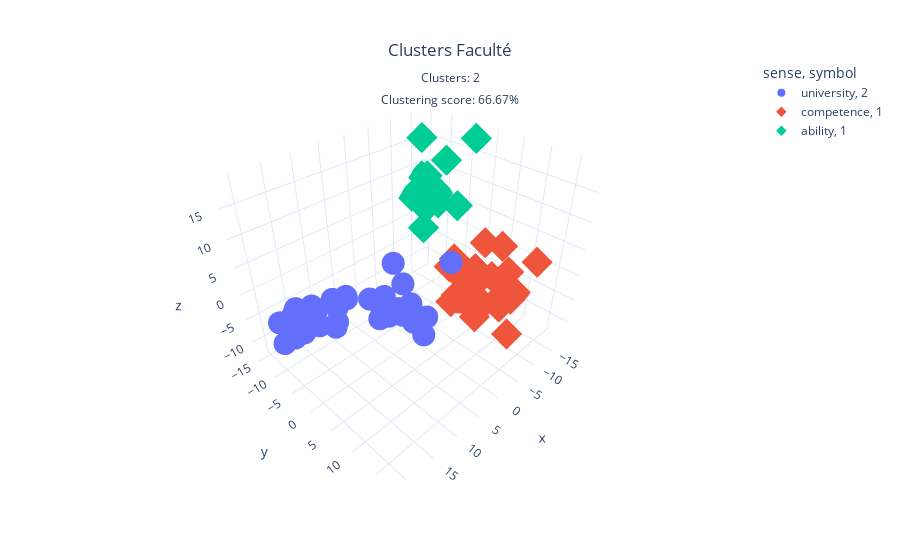

This figure's notebook cell:
### Code cell
fig_3d_cluster = px.scatter_3d(df_pca, x="x", y="y", z="z", color="sense", symbol=clusters,
                 hover_data='match',
                 template="plotly_white")
fig_3d_cluster.update_layout(
    title={
        'text': f"Clusters {Word}<br><sub>Clusters: {len(np.unique(clusters))}{(', Outliers removed' if points_removed else '')}</sub>"
        f"<sub><br>Clustering score: {percentage_weighted:.2f}%</sub>",
        'y':0.9,
        'x':0.5,
        'xanchor': 'center',
        'yanchor': 'top'})
fig_3d_cluster.show()

### Figure 1 — Plotly figure (JSON) as saved in the notebook; plotly's stock layout.template omitted (floating-point values rounded to 4 significant figures)
{"data": [{"customdata": [[" Le développeur d'Oracle Database et d'Application Express (APEX) à l'université avait déjà créé quelques applications spéciales à petite échelle pour la faculté qui avaient plu aux utilisateurs. "], [" Cette faculté met l'accent sur la conception et la technologie afin de résoudre des problèmes dans divers domaines allant du transport au matériel médical. "], [" Comme Pierre, étudiant en quatrième année de pharmacie filière industrie, quelque 90 élèves ont participé vendredi 15 avril aux premières rencontres entre étudiants et acteurs du monde socio-économique, organisées à La Timone par la faculté de pharmacie d'Aix-Marseille Université. "], [" Je rajoute enfin que j'ai un ami qui a suivi une toute autre filière (économique à la faculté ) et qui gère des équipes de développements depuis et bien il s'est mis à coder du coup pour être plus pertinent avec ses équipes 🙂 "], [" Salem aleykoum, Je suis un jeune étudiant maghrébin à la faculté dans mon pays. "], [" Docteur en médecine de l'Université de Lubumbashi en République Démocratique du Congo depuis septembre 2016, actuellement en formation pour l'obtention d'un diplôme interuniversitaire en drépanocytose organisée par la faculté de médecine de l'UNIKIN à Kinshasa (RDC) en collaboration avec l'ULB (Belgique) et l'Hôpital Henry MONDOR (France). "], [" Après des études secondaires au Lycée Janson de Sailly, il fréquente la faculté de droit. "], [" Actuellement diplomée de l'Université de Paris en faculté de sciences du langage, je suis spécialisée sur l'apprentissage de français langue étrangère. "], [" Diplômé de la faculté de médecine de Bordeaux, vous acceptez l'utilisation de cookies pour améliorer la qualité de votre visite, évoquant l'histoire d'un enfant atteint de malformation du visage. 2tilleul, la découverte d'une hyperuricémie isolée ne requiert en règle générale que de simples modifications diététiques. "], [" Pour la 1ère année de médecine, chaque faculté précisera très vite les dates en juin et les conditions d'organisation. "], ["Nos avocats font confiance aux étudiants du bureau, ils recherchent souvent leur opinion et sont heureux de profiter de leur savoir juridique fraîchement acquis à la faculté de droit."], ["Éclairages à partir de la question des poissons génétiquement modifiés \", Léo Coutellec est actuellement en post-doctorat à l'INSA de Lyon et à la faculté de philosophie de Lyon 3."], ["Elle enseigne depuis quinze ans le \" Civil Litigation Workshop \" à la faculté de droit de l'université McGill."], ["À moins d'avis contraire du Sénat, les modifications à un programme adoptées par le Sénat, le CPR ou le Conseil de faculté , le cas échéant, entrent en vigueur lors de la prochaine année universitaire, soit à compter du 1er mai suivant."], ["la recommandation du Conseil de la faculté responsable du programme, signée par la doyenne ou le doyen;"], ["La faculté est également le siège de la Société bourguignonne de philosophie et de la Société d'études kantiennes de langue française."], ["Ce document est un cours de faculté de médecine sur le sein."], ["Il est diplômé de la faculté d'architecture de l'Ecole Polytechnique de Milan."], ["Stefano Giovannoni est un designer d'origine italienne diplômé de la faculté d'architecture de Florence en 1978."], ["La personne représentant chaque faculté et chaque campus (dans le cas d'Edmundston et de Shippagan) s'intéresse à la pédagogie universitaire et elle assure le lien entre son unité et le SASE."], ["Epreuve de culture générale, de la faculté de médecine de Poitiers pour une spécialité en orthophonie."], ["Il favorise également la réalisation de thèses de doctorat en cotutelle entre les universités membres de l'IdA et la faculté de Sciences Humaines de l'Université Nationale."], ["Alec Couros, de la faculté d'Éducation de l'Université de Régina, nous offre un diaporama sur le sujet, à l'intention des parents."], ["Malheur à celui qui, dans sa classe, sa faculté , son lieu de travail ou encore dans la vie politique, se réclame ouvertement d'une religion : il commet un crime de lèse-laïcité."], ["Sony dispose d'une gamme répondant aux besoins de dictées vocales, de prise de notes ou encore pour l'enregistrement de cours à la faculté , cette gamme est plutôt destinée aux étudiants ou aux amateurs."], ["deux autres membres du corps professoral possédant une expertise dans le ou les domaines liés au projet de thèse, un membre pouvant provenir d'une autre faculté ."], ["Victime d'un accident du travail en 1976 il dirigera de 77 à 83 le centre de micro-informatique qu'il crée à la faculté des lettres d'Aix en Provence."], ["J'ai abandonné l'informatique, après avoir été le docteur Knock de la faculté des lettres, puis le sous-directeur du centre de calcul d'Aix-Marseille, grâce à l'aide de Robert Romanetti, mon sympathique directeur (qui dépendant de la fac des sciences de Marseille, les deux universités étant jumelées), avec qui nous avons fait quelques belles escalades, dans les calanques."], ["Mais construire dans une faculté des lettres équivaut à labourer dans un champ de cailloux."], ["Ce document est un cours de faculté de médecine de première année (PACES / PCEM1) intitulé \"Appareil génital masculin - histologie\"."], ["La première journée a été marquée par un rassemblement des enseignants tenu dans le grand amphithéâtre de la faculté des sciences juridiques et économiques."], ["Animé par Philippe Crevel, le Cercle bénéficie, pour réaliser ses travaux, de l'appui d'un Conseil scientifique composé de Robert Baconnier, ancien Directeur général des impôts et ancien Président de l'Association Nationale des Sociétés par Actions ; Jacques Barthélémy, Avocat conseil en droit social et ancien Professeur associé à la faculté de droit de Montpellier ; Philippe Brossard, Chef économiste d'AG2R LA MONDIALE ; Jean-Marie Colombani, Fondateur de Slate.fr et ancien Directeur du Monde et; Jean-Paul Fitoussi, Professeur des universités à l'IEP de Paris ; Jean-Pierre Gaillard, Journaliste et Chroniqueur boursier ; Christian Gollier, Directeur de la Fondation Jean-Jacques Laffont – Toulouse Sciences Économiques, membre du Laboratoire d'Économie des Ressources Naturelles (LERNA) et Directeur de recherche à l'Institut d'Économie Industrielle (IDEI) à Toulouse ; François Héran, Directeur de recherche à l'INED, ancien"], ["Former un comité composé d'au moins un membre de la faculté d'éducation (M.A.) et de trois membres (Ph."], ["Lauréat de la faculté de droit de Grenoble, boursier du Conseil des arts du Canada, il a publié à Montréal en 1971 sa thèse Le Droit d'auteur au..."], ["Pourquoi la jeunesse russe moderne entre en faculté de sciences naturelles?"], ["Étude de la \"réussite scientifique \" sur l'exemple des chercheurs de la faculté de physique de l'Université d'État de Moscou."], ["Le cas de la crise de la faculté de sociologie d'Université d'Etat de Moscou."]], "hovertemplate": "sense=university<br>symbol=2<br>x=%{x}<br>y=%{y}<br>z=%{z}<br>match=%{customdata[0]}<extra></extra>", "legendgroup": "university, 2", "marker": {"color": "#636efa", "symbol": "circle"}, "mode": "markers", "name": "university, 2", "scene": "scene", "showlegend": true, "x": [9.362, 9.418, 17.74, 9.913, 7.48, 20.15, 15.8, 14.51, 18.75, 8.841, 13.87, 17.39, 18.19, 10.15, 12.14, 12.24, 14.01, 14.19, 17.3, 6.726, 18.56, 18.32, 17.37, 5.013, 8.157, 13.09, 17.42, 14.25, 9.797, 16.6, 17.81, 21.14, 15.37, 20.14, 15.76, 17.29, 15.69], "y": [11.61, 7.14, -10.52, 9.172, 0.9155, -8.679, -12.59, 0.9976, -7.624, 6.424, -8.171, -8.73, -10.42, 6.784, 17.69, 3.31, 7.279, 0.4361, -9.809, 8.607, -9.633, 3.346, -3.751, 4.75, 1.246, 6.336, -6.959, -7.437, 4.452, 1.585, -4.75, -7.056, -0.5773, -3.419, 12.33, -5.615, -0.7535], "z": [4.262, 7.458, -7.695, 5.436, 0.763, -6.95, -5.907, 4.283, -5.998, 1.132, -3.394, -5.277, -5.179, 3.366, 17.39, 4.278, 6.917, 4.231, -5.543, -2.6, -4.867, 2.897, 1.904, -3.568, -1.864, 3.021, -5.357, -6.158, 0.3609, 4.316, -1.671, -1.025, -0.4217, 3.221, 16.43, -1.602, 3.874], "type": "scatter3d"}, {"customdata": [[" Malgré nombre d'adeptes célèbres (Robert Monroe, Raymond Réant, Mircea Eliade... et même Hemingway !) soutenant l'authenticité de cette incroyable faculté apparemment universelle, la science n'en est pour l'instant qu'à vérifier un état modifié du rythme cérébral en étudiant l'influence de sons binauraux du type hemi-sync . "], [" Wolfgang Conti : Si vous lisez ce message, c'est que vous avez battu le Parasite qui gardait ce lieu, il s'agissait d'une copie de parasite qu'Auréole avait prévu d'utiliser dans le but de renforcer ses rangs, mais nous avons eu un problème et le parasite que nous avions créé à donner naissance à une nouvelle race de parasite, nous avions ainsi dû fuir les lieux... Puisque vous avez réussi à sauver ce laboratoire, vous n'avez qu'à prendre l'arme que nous avions créé, elle a les mêmes pouvoirs qu'une tentacule de parasite, c'est à dire la faculté de parasiter une patate... "], [" Cette faculté n'est pas innée, mais elle trouve ses racines dans l'enfance, et dans la relation que les parents entretiennent avec leur enfant. » J'ai recopié cette définition car elle m'est apparue extraordinaire dans la nature, c'est-à-dire en dehors du domaine de la psychologie. "], [" Entre par exemple une capacité à sauter plus haut, une faculté à mener des sprints plus longs, l'acquisition d'une invisibilité limitée ou le perfectionnement de ses capacités d'analyse logique, Adam Jensen doit en conséquence arbitrer. "], [" Si elle m'eût tenu bon, j'eusse assourdi tous mes amis de babil, les sujets éveillant cette telle quelle faculté que j'ai de les manier et employer, échauffant et attirant mes discours. "], [" Par ses roulades métaphoriques et ses ruades esthétiques, le cirque entretient à l'usage des autres âges une faculté que les nourrissons exercent d'emblée : l'étonnement du monde. "], [" En combinant philosophie grecque et théologie chrétienne, cette approche présente d'abord l'intérêt de faire émerger le libre arbitre comme une faculté à trouver le principe de ses actes à l'intérieur de soi (critère de spontanéité), alors même que l'individu, du fait même de la chute d'Adam, s'en est rendu incapable, enchevêtré qu'il est dans son environnement qui conditionne ainsi grandement ses actes. "], [" @ Yvonne, y'a de ça... et puis, ils ne font que jouer leur rôle dans la commédie sociale médiatique... la télé a cette faculté de mélanger réalité et fiction... l'une nourrit l'autre et réciproquement... résultat on ne sait plus ni rêver, ni exister... on patauge... "], ["La pensée n'est pas cette faculté éminemment raisonnable qu'on veut bien croire."], ["Par cette faculté , il s'est élevé au sommet de la chaîne alimentaire, le grand mammifère le plus répandu de la planète."], ["Seulement étudier ça demande une faculté d'assimilation pas évidente, faut arriver à garder son cerveau attentif et prêt a engranger pendant toute une journée, et même avec des pauses ou des changements d'atmosphère, arrive fatalement le moment où ça ne veut plus rentrer, où tout se mélange et où on se dit que si on essaye d'assimiler encore même juste quelques miettes de phrase, on va finir par tout vomir d'un coup!!"], ["Avec un seul mot, la révélation de Jésus actualise une relation qui bouleverse les sens, en tant que faculté de médiation de la connaissance."], ["Ainsi, la première des ressources est pour nous la créativité humaine, la faculté qu'a l'Homme de comprendre et de transformer le monde qui l'entoure."], ["Source : les éditions Anne Carrière On aimera cette faculté que Patrick Graham a (comme Stephen King) de nous faire peur avec des choses simples, presque terre à terre."], ["Il continue en précisant, \" au fil des années j'ai suivi l'évolution de CP Bourg avec un respect croissant, en observant sa faculté à développer et mettre sur le marché la gamme la plus complète de solutions de finition pour le numérique et l'offset."], ["Il va mettre à contribution notre logique et notre faculté à anticiper, à calculer."], ["Créateur d'avant garde, il est reconnu depuis longtemps pour sa faculté à intégrer plusieurs influences es..."], ["La rémanence d'une molécule est sa faculté à rester active longtemps dans un milieu."], ["Vous avez une faculté d'adaptation et vous êtes motivé pour... Il y a Plus de 30 jours sur Neuvoo"], ["Et en plus il avait cette faculté dingue à toujours avoir la peau brûlante, ce qui s'avérait fort utile quand on vivait à la forteresse d'Altgard."], ["Les animaux invertébrés sont souvent capables de reproduction asexuée mais cette faculté diminue fortement chez les vertébrés qui ne se reproduisent que par reproduction sexuée."], ["À distance, des répliques assez bluffantes, qui saisissent par leur faculté à faire image."], ["Voyez-vous, bien-aimés Coeurs de Lumière, l'Archange Michaël Présent avec Ceux qui l'entourent, a une faculté tout à fait particulière de vous donner la Force, la Puissance mais aussi la Persévérance de pouvoir réaliser la Perfection du Plan divin qui est le vôtre, qui est individuel mais aussi collectif, cosmique et même planétaire."], ["Dans le second sens où logos signifie raison, il est \"la faculté de raisonner, la raison l'intelligence, le bon sens, la raison intime d'une chose, le fondement, le motif, l'exercice de la raison, le compte-rendu d'une justification, l'opinion au sujet d'une chose à venir, la présomption, l'attente.\""], ["Nous sommes tous nés du chaos originel, tous enfants d'Eros, tous porteur de ce désir, de cette faculté qui par-delà l'amour, transgresse les morales monothéistes."], ["Mais sous ce travestissement de scène, se dissimule un moi pur et originaire, une conscience qui est pure attention à soi-même et faculté en perpétuelle attente d'étonnement, attention au hasard heureux toujours sur le point de survenir."], ["Le peintre, en cela plus proche de la source de la poésie que ne l'est le poète lui-même, travaille avec des images muettes, non avec des mots : \" Un peintre devrait toujours songer à peindre pour quelqu'un auquel manquerait la faculté du langage articulé... N'oublions point qu'une très belle chose nous rend muets d'admiration... \" (Degas, danse, dessin, \" Le langage des arts \", Gallimard, 1965, p. 207)."], ["Et Satan se glissa en cela. (...) Apres la création d'Eve, Dieu avait accordé à Adam une bénédiction porteuse d'une faculté permettant à l'homme de se reproduire dans la sainteté et la pureté cette bénédiction fut retirée à Adam à cause de l'usage qu'il fit du fruit défendu, car je vis le Seigneur passer derrière Adam lorsque celui-ci quitta sa colline pour rejoindre Eve et lui retirer quelque chose : et il me sembla que le Salut du monde devait sortir de ce que Dieu avait repris à Adam (...) Lorsqu'Adam et Eve eurent consomme le fruit, ils furent comme ivres, et leur consentement au péché provoqua de grands changements en eux."]], "hovertemplate": "sense=competence<br>symbol=1<br>x=%{x}<br>y=%{y}<br>z=%{z}<br>match=%{customdata[0]}<extra></extra>", "legendgroup": "competence, 1", "marker": {"color": "#EF553B", "symbol": "diamond"}, "mode": "markers", "name": "competence, 1", "scene": "scene", "showlegend": true, "x": [-7.456, -14.95, -10.84, -13.79, -14.03, -11.0, -13.21, -12.58, -6.423, -7.919, -9.086, -4.759, -14.07, -11.32, -12.29, -10.07, -10.24, -14.12, -6.115, -12.98, -12.09, -10.33, -14.69, -14.73, -8.326, -3.711, -12.19, -10.54], "y": [13.91, 2.556, 11.66, -1.432, 7.974, 5.28, 4.641, 14.42, 10.5, 13.82, 13.16, 5.962, -4.653, 10.34, -0.2415, -0.4943, 10.48, -2.578, 12.03, 3.137, 2.779, 5.025, 1.098, -4.055, 10.5, 16.66, 1.256, 9.812], "z": [-8.163, 1.152, -4.018, -7.645, -5.2, -8.822, -10.48, 3.902, 2.278, -0.05198, -1.415, -3.592, -7.036, 0.6134, -12.03, -11.03, -3.175, -12.9, 8.675, -9.544, -6.788, -11.56, -4.987, -5.324, -4.246, 4.009, -9.522, -6.601], "type": "scatter3d"}, {"customdata": [[" L'État membre acheteur a la faculté de payer en droits de tirage spéciaux, sous réserve des dispositions de la section 4 de l'art. XIX, ou en la monnaie de l'État membre demandeur. "], [" La première Partida (24 titres et 516 lois) traite de la faculté de légiférer et de réglementer la vie religieuse. "], [" Toutefois, le redevable qui aurait consenti la même année un don supérieur à la limite légale (50.000 €) aura la faculté de bénéficier d'une réduction d'impôt sur le revenu au taux de 66 % (ou 75 %) sur le surplus et ce, dans la limite de 20% du revenu imposable, conformément à l'article 200 du CGI. "], [" Ainsi donc, outre le pouvoir d'ordre, c'est-à-dire la prêtrise, requis pour pouvoir être confesseur, il faut à celui-ci un pouvoir de juridiction, c'est-à-dire la faculté de confesser à lui concédée par le Souverain Pontife ou les Évêques. "], [" Le débirentier a la faculté de se faire remplacer par un assureur autorisé en lui versant la valeur de la rente qu'il doit. "], ["Elles ont la faculté d'utiliser les comptes 121 à 128, à leur convenance, pour dégager, par exemple, des soldes intermédiaires de gestion."], ["En cours d'exercice, les entités ont la faculté de comptabiliser tous les avances et acomptes visés ci-dessus dans le compte 4091 \"Fournisseurs - Avances et acomptes versés sur commandes\", mais en fin d'exercice, elles virent au compte 237 ou 238 les avances et acomptes concernant les commandes d'immobilisations."], ["Les entités ont la faculté de comptabiliser directement les frais accessoires d'achat payés à des tiers, par exemple les transports, les commissions et les assurances à l'un des comptes d'achats 601 à 607 et non aux comptes de charges par nature, lorsque ces charges peuvent être affectées de façon certaine à telle ou telle catégorie de marchandises ou d'approvisionnements."], ["Dès lors que vous rendez accessible votre contenu à d'autres utilisateurs (indistinctement ou par groupes), vous déclarez accepter que ceux-ci disposent à titre gratuit et à des fins exclusivement personnelles, de la faculté de visualiser votre contenu sur le site ou à partir du site, sur d'autres supports de communication électroniques (notamment les téléphones mobiles) et ce pendant toute la durée de l'hébergement de votre contenu sur le site."], ["L'accès libre n'est plus d'actualité, seul un rendez-vous vous donne la faculté de rencontrer votre inspecteur de quartier."], ["3° la faculté d'émettre un avis à destination du conseil d'administration et/ou du conseil rectoral concernant les orientations et objectifs fondamentaux de l'Université en matière d'enseignement, de recherche et de service à la société ;"], ["7° la faculté d'adresser au conseil d'administration des propositions ou des recommandations sur des questions stratégiques."], ["Lorsqu'il l'estime utile pour assurer la qualité des services offerts, le Prestataire aura la faculté d'interrompre l'accès au site web \" go-travaux.be .lu .eu \" pour en assurer la maintenance."], ["Le \"leasing\" ou \"crédit bail\" (en français) est une \"opération de location de biens mobiliers ou de biens immobiliers qui donne la faculté au locataire d'en acquérir totalement ou partiellement, moyennant une prime convenue à l'avance tenant compte, pour partie ou moins, des versements effectués à titre de loyers\"."], ["Une des premières conséquences visibles pour les consommateurs britanniques et européens concerne l'itinérance, soit la faculté d'utiliser le réseau d'un opérateur de téléphonie mobile à l'étranger."]], "hovertemplate": "sense=ability<br>symbol=1<br>x=%{x}<br>y=%{y}<br>z=%{z}<br>match=%{customdata[0]}<extra></extra>", "legendgroup": "ability, 1", "marker": {"color": "#00cc96", "symbol": "diamond"}, "mode": "markers", "name": "ability, 1", "scene": "scene", "showlegend": true, "x": [-13.88, -10.14, -15.96, -13.61, -13.51, -18.04, -16.19, -16.52, -17.49, -12.7, -15.61, -16.69, -15.98, -14.5, -15.27], "y": [-12.1, -7.353, -14.25, -11.18, -14.29, -14.75, -14.24, -13.17, -10.99, -6.795, -1.593, -8.701, -13.83, -13.74, -4.468], "z": [16.57, 6.046, 4.462, -0.956, 4.726, 7.257, 7.945, 8.227, 5.168, 6.318, 18.79, 12.6, 5.592, 4.613, 5.688], "type": "scatter3d"}], "layout": {"scene": {"domain": {"x": [0.0, 1.0], "y": [0.0, 1.0]}, "xaxis": {"title": {"text": "x"}}, "yaxis": {"title": {"text": "y"}}, "zaxis": {"title": {"text": "z"}}}, "legend": {"title": {"text": "sense, symbol"}, "tracegroupgap": 0}, "margin": {"t": 60}, "title": {"text": "Clusters Faculté<br><sub>Clusters: 2</sub><sub><br>Clustering score: 66.67%</sub>", "y": 0.9, "x": 0.5, "xanchor": "center", "yanchor": "top"}}}
